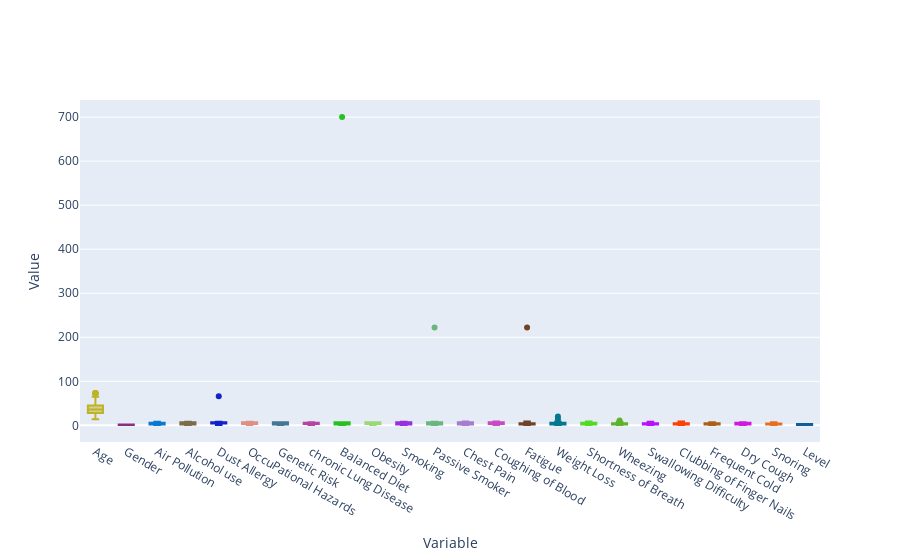

The notebook cell this image was saved under:
### Markdown cell above
## Handling Outliers

### Code cell
# check for the outliers
fig = go.Figure()

for var in df_corr.columns:
    fig.add_trace(go.Box(y=df_corr[var],
                         name=var,
                         marker_color=["#"+''.join([random.choice('0123456789ABCDEF') for j in range(6)])][0]
    ))
    
fig.update_layout(yaxis_title='Value',
                  xaxis_title='Variable',
                  showlegend=False
)
fig.show()

### Figure 1 — Plotly figure (JSON) as saved in the notebook; plotly's stock layout.template omitted (floating-point values rounded to 4 significant figures; data arrays with more than 128 entries replaced by an {"elided": "..."} marker saying what was removed)
{"data": [{"marker": {"color": "#BEB327"}, "name": "Age", "type": "box", "y": {"elided": "1000 float values"}}, {"marker": {"color": "#8C2E7F"}, "name": "Gender", "type": "box", "y": {"elided": "1000 float values"}}, {"marker": {"color": "#0A78CE"}, "name": "Air Pollution", "type": "box", "y": {"elided": "1000 float values"}}, {"marker": {"color": "#7B6C4A"}, "name": "Alcohol use", "type": "box", "y": {"elided": "1000 float values"}}, {"marker": {"color": "#1222CA"}, "name": "Dust Allergy", "type": "box", "y": {"elided": "1000 float values"}}, {"marker": {"color": "#E18F84"}, "name": "OccuPational Hazards", "type": "box", "y": {"elided": "1000 float values"}}, {"marker": {"color": "#467792"}, "name": "Genetic Risk", "type": "box", "y": {"elided": "1000 float values"}}, {"marker": {"color": "#B445A3"}, "name": "chronic Lung Disease", "type": "box", "y": {"elided": "1000 int values"}}, {"marker": {"color": "#25C21F"}, "name": "Balanced Diet", "type": "box", "y": {"elided": "1000 float values"}}, {"marker": {"color": "#9BD975"}, "name": "Obesity", "type": "box", "y": {"elided": "1000 float values"}}, {"marker": {"color": "#9731DD"}, "name": "Smoking", "type": "box", "y": {"elided": "1000 float values"}}, {"marker": {"color": "#6DB57E"}, "name": "Passive Smoker", "type": "box", "y": {"elided": "1000 float values"}}, {"marker": {"color": "#A67BD0"}, "name": "Chest Pain", "type": "box", "y": {"elided": "1000 float values"}}, {"marker": {"color": "#C94AC1"}, "name": "Coughing of Blood", "type": "box", "y": {"elided": "1000 float values"}}, {"marker": {"color": "#6F4329"}, "name": "Fatigue", "type": "box", "y": {"elided": "1000 float values"}}, {"marker": {"color": "#04788C"}, "name": "Weight Loss", "type": "box", "y": {"elided": "1000 float values"}}, {"marker": {"color": "#54DA24"}, "name": "Shortness of Breath", "type": "box", "y": {"elided": "1000 float values"}}, {"marker": {"color": "#5FB22B"}, "name": "Wheezing", "type": "box", "y": {"elided": "1000 float values"}}, {"marker": {"color": "#B611FA"}, "name": "Swallowing Difficulty", "type": "box", "y": {"elided": "1000 float values"}}, {"marker": {"color": "#FE4002"}, "name": "Clubbing of Finger Nails", "type": "box", "y": {"elided": "1000 float values"}}, {"marker": {"color": "#A96119"}, "name": "Frequent Cold", "type": "box", "y": {"elided": "1000 float values"}}, {"marker": {"color": "#D118DD"}, "name": "Dry Cough", "type": "box", "y": {"elided": "1000 int values"}}, {"marker": {"color": "#E57022"}, "name": "Snoring", "type": "box", "y": {"elided": "1000 int values"}}, {"marker": {"color": "#135C97"}, "name": "Level", "type": "box", "y": {"elided": "1000 int values"}}], "layout": {"showlegend": false, "xaxis": {"title": {"text": "Variable"}}, "yaxis": {"title": {"text": "Value"}}}}
